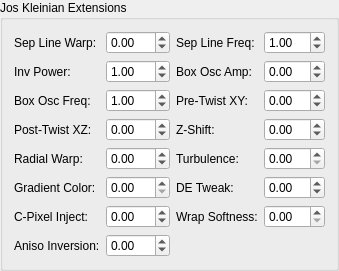
    <widget class="MyGroupBox" name="groupCheck_transf_jk_params_false">
     <property name="title"><string>Jos Kleinian Extensions</string></property>
     <property name="checked"><bool>false</bool></property>
     <layout class="QGridLayout">
      <item row="0" column="0">
       <widget class="QLabel"><property name="text"><string>Sep Line Warp:</string></property></widget>
      </item>
      <item row="0" column="1">
       <widget class="MyDoubleSpinBox" name="spinbox_transf_jk_sep_line_warp">
        <property name="minimum"><double>-5.0</double></property><property name="maximum"><double>5.0</double></property>
        <property name="singleStep"><double>0.01</double></property><property name="value"><double>0.0</double></property>
       </widget>
      </item>
      <item row="0" column="2">
       <widget class="QLabel"><property name="text"><string>Sep Line Freq:</string></property></widget>
      </item>
      <item row="0" column="3">
       <widget class="MyDoubleSpinBox" name="spinbox_transf_jk_sep_line_freq">
        <property name="minimum"><double>0.01</double></property><property name="maximum"><double>50.0</double></property>
        <property name="singleStep"><double>0.1</double></property><property name="value"><double>1.0</double></property>
       </widget>
      </item>
      <item row="1" column="0">
       <widget class="QLabel"><property name="text"><string>Inv Power:</string></property></widget>
      </item>
      <item row="1" column="1">
       <widget class="MyDoubleSpinBox" name="spinbox_transf_jk_inversion_power">
        <property name="minimum"><double>0.01</double></property><property name="maximum"><double>10.0</double></property>
        <property name="singleStep"><double>0.1</double></property><property name="value"><double>1.0</double></property>
       </widget>
      </item>
      <item row="1" column="2">
       <widget class="QLabel"><property name="text"><string>Box Osc Amp:</string></property></widget>
      </item>
      <item row="1" column="3">
       <widget class="MyDoubleSpinBox" name="spinbox_transf_jk_box_osc_amp">
        <property name="minimum"><double>-5.0</double></property><property name="maximum"><double>5.0</double></property>
        <property name="singleStep"><double>0.01</double></property><property name="value"><double>0.0</double></property>
       </widget>
      </item>
      <item row="2" column="0">
       <widget class="QLabel"><property name="text"><string>Box Osc Freq:</string></property></widget>
      </item>
      <item row="2" column="1">
       <widget class="MyDoubleSpinBox" name="spinbox_transf_jk_box_osc_freq">
        <property name="minimum"><double>0.01</double></property><property name="maximum"><double>50.0</double></property>
        <property name="singleStep"><double>0.1</double></property><property name="value"><double>1.0</double></property>
       </widget>
      </item>
      <item row="2" column="2">
       <widget class="QLabel"><property name="text"><string>Pre-Twist XY:</string></property></widget>
      </item>
      <item row="2" column="3">
       <widget class="MyDoubleSpinBox" name="spinbox_transf_jk_pre_twist_xy">
        <property name="minimum"><double>-90.0</double></property><property name="maximum"><double>90.0</double></property>
        <property name="singleStep"><double>1.0</double></property><property name="value"><double>0.0</double></property>
       </widget>
      </item>
      <item row="3" column="0">
       <widget class="QLabel"><property name="text"><string>Post-Twist XZ:</string></property></widget>
      </item>
      <item row="3" column="1">
       <widget class="MyDoubleSpinBox" name="spinbox_transf_jk_post_twist_xz">
        <property name="minimum"><double>-90.0</double></property><property name="maximum"><double>90.0</double></property>
        <property name="singleStep"><double>1.0</double></property><property name="value"><double>0.0</double></property>
       </widget>
      </item>
      <item row="3" column="2">
       <widget class="QLabel"><property name="text"><string>Z-Shift:</string></property></widget>
      </item>
      <item row="3" column="3">
       <widget class="MyDoubleSpinBox" name="spinbox_transf_jk_z_shift">
        <property name="minimum"><double>-5.0</double></property><property name="maximum"><double>5.0</double></property>
        <property name="singleStep"><double>0.01</double></property><property name="value"><double>0.0</double></property>
       </widget>
      </item>
      <item row="4" column="0">
       <widget class="QLabel"><property name="text"><string>Radial Warp:</string></property></widget>
      </item>
      <item row="4" column="1">
       <widget class="MyDoubleSpinBox" name="spinbox_transf_jk_radial_warp">
        <property name="minimum"><double>-2.0</double></property><property name="maximum"><double>2.0</double></property>
        <property name="singleStep"><double>0.01</double></property><property name="value"><double>0.0</double></property>
       </widget>
      </item>
      <item row="4" column="2">
       <widget class="QLabel"><property name="text"><string>Turbulence:</string></property></widget>
      </item>
      <item row="4" column="3">
       <widget class="MyDoubleSpinBox" name="spinbox_transf_jk_turbulence">
        <property name="minimum"><double>0.0</double></property><property name="maximum"><double>5.0</double></property>
        <property name="singleStep"><double>0.001</double></property><property name="value"><double>0.0</double></property>
       </widget>
      </item>
      <item row="5" column="0">
       <widget class="QLabel"><property name="text"><string>Gradient Color:</string></property></widget>
      </item>
      <item row="5" column="1">
       <widget class="MyDoubleSpinBox" name="spinbox_transf_jk_gradient_color">
        <property name="minimum"><double>0.0</double></property><property name="maximum"><double>100.0</double></property>
        <property name="singleStep"><double>0.1</double></property><property name="value"><double>0.0</double></property>
       </widget>
      </item>
      <item row="5" column="2">
       <widget class="QLabel"><property name="text"><string>DE Tweak:</string></property></widget>
      </item>
      <item row="5" column="3">
       <widget class="MyDoubleSpinBox" name="spinbox_transf_jk_de_tweak">
        <property name="minimum"><double>-5.0</double></property><property name="maximum"><double>5.0</double></property>
        <property name="singleStep"><double>0.01</double></property><property name="value"><double>0.0</double></property>
       </widget>
      </item>
      <item row="6" column="0">
       <widget class="QLabel"><property name="text"><string>C-Pixel Inject:</string></property></widget>
      </item>
      <item row="6" column="1">
       <widget class="MyDoubleSpinBox" name="spinbox_transf_jk_cpixel_inject">
        <property name="minimum"><double>-5.0</double></property><property name="maximum"><double>5.0</double></property>
        <property name="singleStep"><double>0.01</double></property><property name="value"><double>0.0</double></property>
       </widget>
      </item>
      <item row="6" column="2">
       <widget class="QLabel"><property name="text"><string>Wrap Softness:</string></property></widget>
      </item>
      <item row="6" column="3">
       <widget class="MyDoubleSpinBox" name="spinbox_transf_jk_wrap_softness">
        <property name="minimum"><double>0.0</double></property><property name="maximum"><double>5.0</double></property>
        <property name="singleStep"><double>0.01</double></property><property name="value"><double>0.0</double></property>
       </widget>
      </item>
      <item row="7" column="0">
       <widget class="QLabel"><property name="text"><string>Aniso Inversion:</string></property></widget>
      </item>
      <item row="7" column="1">
       <widget class="MyDoubleSpinBox" name="spinbox_transf_jk_anisotropic_inv">
        <property name="minimum"><double>-2.0</double></property><property name="maximum"><double>2.0</double></property>
        <property name="singleStep"><double>0.01</double></property><property name="value"><double>0.0</double></property>
       </widget>
      </item>
     </layout>
    </widget>
